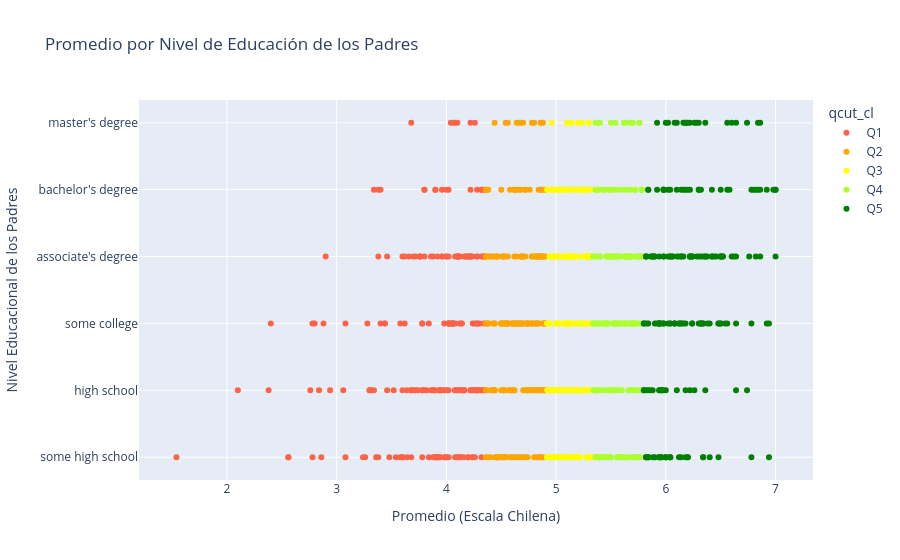

The notebook cell this image was saved under:
### Markdown cell above
```
La categoría 'cut' divide el rango del promedio de notas (1 al 7) en 5 intervalos, sin tomar la cantidad de estudiantes, sino solo sus notas. En cambio, qcut divide en cuantiles, es decir, para este caso toma el 20% de los alumnos (ordenados de menor a mayor) y le asigna el primer quintil y así sucesivamente; ordenando los alumnos por nota pero fijando los intervalos por posición. Es por esto que los grupos generados por qcut están balanceados en cantidad de datos, aunque los rangos de notas tengan "anchos" distintos.
```

### Code cell
# Código para graficar
# Nota: asegúrese de que la columna qcut_cl esté creada antes de ejecutar esto

fig = px.scatter(
    df_cleaned.sort_values(by="mean_cl"),
    x="mean_cl",
    y="parental_level_of_education",
    hover_data=["gender"],
    color="qcut_cl",
    title="Promedio por Nivel de Educación de los Padres",
    labels={"mean_cl": "Promedio (Escala Chilena)", "parental_level_of_education": "Nivel Educacional de los Padres"},
    color_discrete_sequence=["tomato", "orange", "yellow", "greenyellow", "green"],
)
fig.show()

### Figure 1 — Plotly figure (JSON) as saved in the notebook; plotly's stock layout.template omitted (floating-point values rounded to 4 significant figures; data arrays with more than 128 entries replaced by an {"elided": "..."} marker saying what was removed)
{"data": [{"customdata": {"elided": "205x1 str values"}, "hovertemplate": "qcut_cl=Q1<br>Promedio (Escala Chilena)=%{x}<br>Nivel Educacional de los Padres=%{y}<br>gender=%{customdata[0]}<extra></extra>", "legendgroup": "Q1", "marker": {"color": "tomato", "symbol": "circle"}, "mode": "markers", "name": "Q1", "orientation": "h", "showlegend": true, "type": "scatter", "x": {"elided": "205 float values"}, "xaxis": "x", "y": {"elided": "205 str values"}, "yaxis": "y"}, {"customdata": {"elided": "203x1 str values"}, "hovertemplate": "qcut_cl=Q2<br>Promedio (Escala Chilena)=%{x}<br>Nivel Educacional de los Padres=%{y}<br>gender=%{customdata[0]}<extra></extra>", "legendgroup": "Q2", "marker": {"color": "orange", "symbol": "circle"}, "mode": "markers", "name": "Q2", "orientation": "h", "showlegend": true, "type": "scatter", "x": {"elided": "203 float values"}, "xaxis": "x", "y": {"elided": "203 str values"}, "yaxis": "y"}, {"customdata": {"elided": "198x1 str values"}, "hovertemplate": "qcut_cl=Q3<br>Promedio (Escala Chilena)=%{x}<br>Nivel Educacional de los Padres=%{y}<br>gender=%{customdata[0]}<extra></extra>", "legendgroup": "Q3", "marker": {"color": "yellow", "symbol": "circle"}, "mode": "markers", "name": "Q3", "orientation": "h", "showlegend": true, "type": "scatter", "x": {"elided": "198 float values"}, "xaxis": "x", "y": {"elided": "198 str values"}, "yaxis": "y"}, {"customdata": {"elided": "196x1 str values"}, "hovertemplate": "qcut_cl=Q4<br>Promedio (Escala Chilena)=%{x}<br>Nivel Educacional de los Padres=%{y}<br>gender=%{customdata[0]}<extra></extra>", "legendgroup": "Q4", "marker": {"color": "greenyellow", "symbol": "circle"}, "mode": "markers", "name": "Q4", "orientation": "h", "showlegend": true, "type": "scatter", "x": {"elided": "196 float values"}, "xaxis": "x", "y": {"elided": "196 str values"}, "yaxis": "y"}, {"customdata": {"elided": "198x1 str values"}, "hovertemplate": "qcut_cl=Q5<br>Promedio (Escala Chilena)=%{x}<br>Nivel Educacional de los Padres=%{y}<br>gender=%{customdata[0]}<extra></extra>", "legendgroup": "Q5", "marker": {"color": "green", "symbol": "circle"}, "mode": "markers", "name": "Q5", "orientation": "h", "showlegend": true, "type": "scatter", "x": {"elided": "198 float values"}, "xaxis": "x", "y": {"elided": "198 str values"}, "yaxis": "y"}], "layout": {"legend": {"title": {"text": "qcut_cl"}, "tracegroupgap": 0}, "title": {"text": "Promedio por Nivel de Educación de los Padres"}, "xaxis": {"anchor": "y", "domain": [0, 1], "title": {"text": "Promedio (Escala Chilena)"}}, "yaxis": {"anchor": "x", "domain": [0, 1], "title": {"text": "Nivel Educacional de los Padres"}}}}
